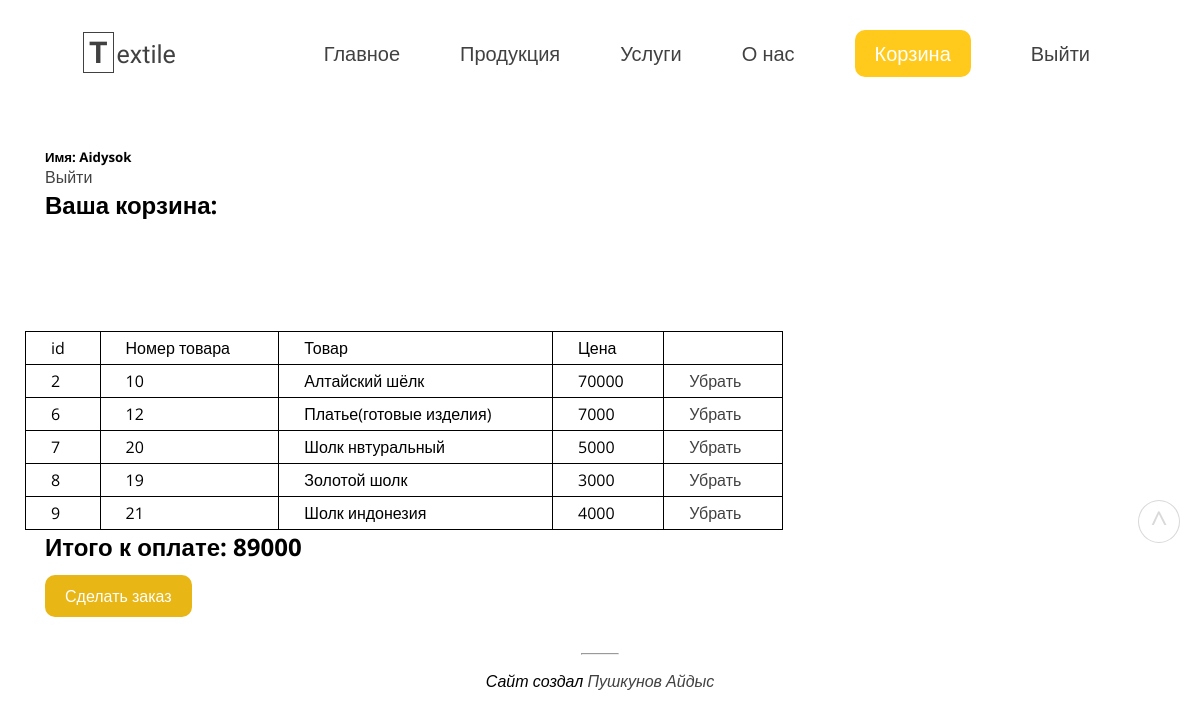
Page /site-pages/basket.php (signed in) on the earlier database version.
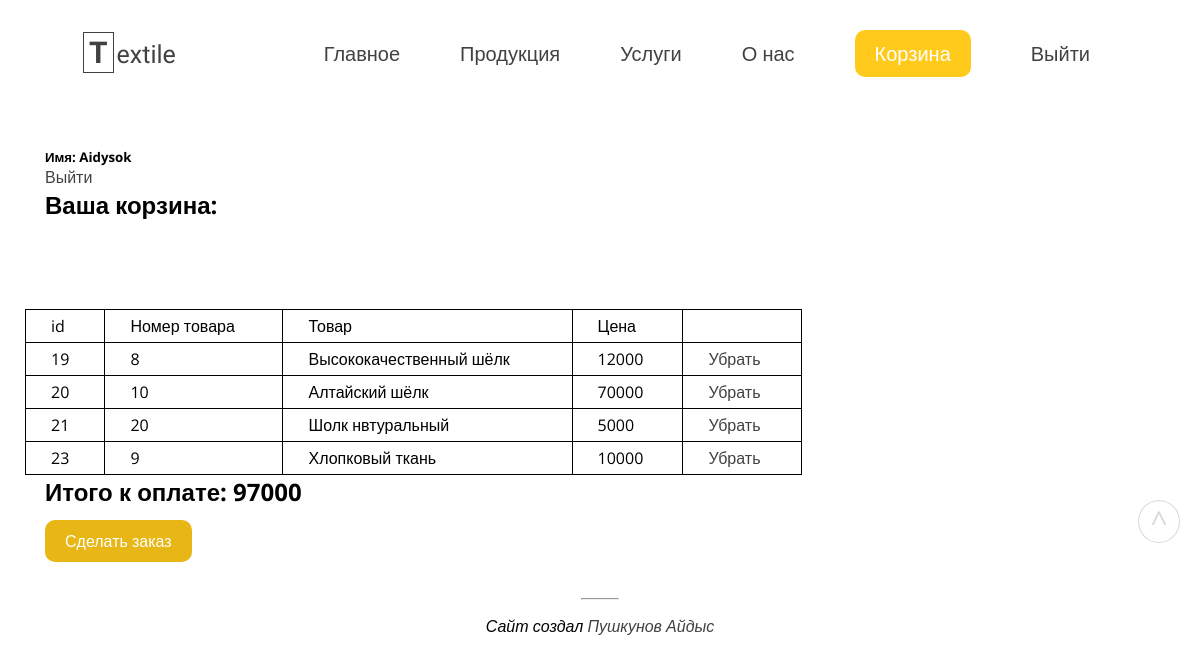
Same page on the later database version.
### tables this page shows
CREATE TABLE `basket_users` (
  `id_basket` int NOT NULL AUTO_INCREMENT,
  `user_id` int DEFAULT NULL,
  `product_id` int DEFAULT NULL,
  PRIMARY KEY (`id_basket`),
  KEY `user_id` (`user_id`),
  KEY `product_id` (`product_id`),
  CONSTRAINT `basket_users_ibfk_1` FOREIGN KEY (`user_id`) REFERENCES `users` (`id`),
  CONSTRAINT `basket_users_ibfk_2` FOREIGN KEY (`product_id`) REFERENCES `products` (`id`)
);

CREATE TABLE `products` (
  `id` int NOT NULL AUTO_INCREMENT,
  `image` varchar(255) DEFAULT NULL,
  `title` varchar(255) DEFAULT NULL,
  `price` varchar(255) DEFAULT NULL,
  PRIMARY KEY (`id`)
);

### site-pages/basket.php (the view, shortened to what the changed rows need)
<?php
    include "../includes/db.php";
?>
<!DOCTYPE html>
<html lang="ru">
<head>
    <link rel="stylesheet" href="../style/style.css">
    <link rel="stylesheet" href="../style/main.css">
    <link rel="stylesheet" href="../style/navigation.css">
    <link rel="stylesheet" type="text/css" href="../style/product-block.css">
    <link rel="stylesheet" type="text/css" href="../style/profile.css">
    <link rel="stylesheet" type="text/css" href="../style/basket.css">
</head>
<body>
    <div id="header" class="container">
        <article>
                <div class="user-name">
                    <h5>Имя: <?php echo($_SESSION['user_name']); ?></h5>
                    <a href="./logout.php">Выйти</a>
                </div>
                <div class="basket-style">
                    <h1>Ваша корзина:</h1>
                </div>
                <table class="table-basket">
                <tr><td>id</td><td class="table-number">Номер товара</td><td>Товар</td><td>Цена</td></tr>
                <?php
                    $count_all = 0;
                    $product_id = $_GET['productid'];
                    $user_id = $_GET['userid'];
                    if ($product_id == 'false') {
                        $basket_callback = "SELECT * FROM `basket_users` WHERE user_id = {$_SESSION['user_id']}";
                        $result_basket = mysqli_query($conn, $basket_callback);
                        foreach($result_basket as $row) {
                            echo("<br>");
                            $row_product = $row['product_id'];
                            $idbasket= $row['id_basket'];
                            $product_result = mysqli_query($conn, "SELECT * FROM `products` WHERE id={$row_product}");
                            foreach($product_result as $res) {
                                $product_id = $res['id'];
                                $product_title = $res['title'];
                                $product_price = $res['price'];
                                $count_all = $count_all + $product_price;
                                echo("<tr><td>$idbasket</td><td class='table-number'>$product_id</td><td>$product_title</td><td>$product_price</td><td><a href='./delete-product_from_basket.php?deleteid=$idbasket'>Убрать</a></td></tr>");
                            }
                        }
                    } else {
                        $basket_sql = "INSERT INTO `basket_users` (user_id, product_id) values ('$user_id', '$product_id')";
                        mysqli_query($conn, $basket_sql);
                        $basket_callback = "SELECT * FROM `basket_users` WHERE user_id = {$_SESSION['user_id']}";
                        $result_basket = mysqli_query($conn, $basket_callback);
                        foreach($result_basket as $row) {
                            echo("<br>");
                            $row_product = $row['product_id'];
                            $idbasket= $row['id_basket'];
                            $product_result = mysqli_query($conn, "SELECT * FROM `products` WHERE id={$row_product}");
                            foreach($product_result as $res) {
                                $product_id = $res['id'];
                                $product_title = $res['title'];
                                $product_price = $res['price'];
                                $count_all = $count_all + $product_price;
                                echo("<tr><td>$idbasket</td><td class='table-number'>$product_id</td><td>$product_title</td><td>$product_price</td><td><a href='./delete-product_from_basket.php?deleteid=$idbasket'>Убрать</a></td></tr>");
                            }
                        }
                    }
                ?>
                </table>
                <?php echo("<h2>Итого к оплате: $count_all</h2> <br><a href='#' class='button-order'>Сделать заказ</a>"); ?>
                <br>
        </article>
    </div>
</body>
</html>

Differences in the rows shown:
removed basket_users: id_basket "2", products (id "10", title "Алтайский шёлк", price "70000")
removed basket_users: id_basket "6"
no longer on this page (row unchanged): products: id "12", title "Платье(готовые изделия)", price "7000"
removed basket_users: id_basket "7", products (id "20", title "Шолк нвтуральный", price "5000")
removed basket_users: id_basket "8"
no longer on this page (row unchanged): products: id "19", title "Золотой шолк", price "3000"
removed basket_users: id_basket "9"
no longer on this page (row unchanged): products: id "21", title "Шолк индонезия", price "4000"
added basket_users: id_basket "19"
now on this page (row unchanged): products: id "8", title "Высококачественный шёлк", price "12000"
added basket_users: id_basket "20", products (id "10", title "Алтайский шёлк", price "70000")
added basket_users: id_basket "21", products (id "20", title "Шолк нвтуральный", price "5000")
added basket_users: id_basket "23"
now on this page (row unchanged): products: id "9", title "Хлопковый ткань", price "10000"
Other differences:
$count_all: "89000" → "97000"
